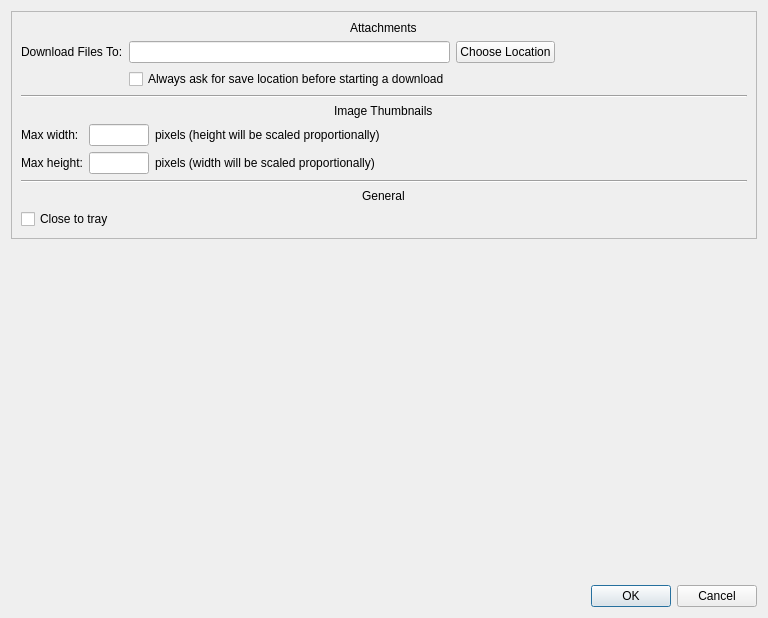
<?xml version="1.0" encoding="UTF-8"?>
<ui version="4.0">
 <class>SettingsWindow</class>
 <widget class="QDialog" name="SettingsWindow">
  <property name="geometry">
   <rect>
    <x>0</x>
    <y>0</y>
    <width>768</width>
    <height>618</height>
   </rect>
  </property>
  <property name="windowTitle">
   <string>Settings - Mattermost</string>
  </property>
  <layout class="QVBoxLayout" name="verticalLayout">
   <item>
    <widget class="QFrame" name="downloads">
     <property name="frameShape">
      <enum>QFrame::StyledPanel</enum>
     </property>
     <property name="frameShadow">
      <enum>QFrame::Raised</enum>
     </property>
     <layout class="QVBoxLayout" name="verticalLayout_2">
      <item alignment="Qt::AlignHCenter">
       <widget class="QLabel" name="downloadsTitle">
        <property name="text">
         <string>Attachments</string>
        </property>
       </widget>
      </item>
      <item>
       <layout class="QGridLayout" name="gridLayout">
        <item row="0" column="0">
         <widget class="QLabel" name="downloadLocationLabel">
          <property name="sizePolicy">
           <sizepolicy hsizetype="Minimum" vsizetype="Preferred">
            <horstretch>0</horstretch>
            <verstretch>0</verstretch>
           </sizepolicy>
          </property>
          <property name="maximumSize">
           <size>
            <width>500</width>
            <height>16777215</height>
           </size>
          </property>
          <property name="text">
           <string>Download Files To:</string>
          </property>
         </widget>
        </item>
        <item row="0" column="3">
         <widget class="QPushButton" name="downloadLocationButton">
          <property name="text">
           <string>Choose Location</string>
          </property>
         </widget>
        </item>
        <item row="0" column="2">
         <widget class="QLineEdit" name="downloadLocationValue">
          <property name="maximumSize">
           <size>
            <width>400</width>
            <height>16777215</height>
           </size>
          </property>
         </widget>
        </item>
        <item row="3" column="2">
         <widget class="QCheckBox" name="askLocationCheckBox">
          <property name="text">
           <string>Always ask for save location before starting a download</string>
          </property>
         </widget>
        </item>
        <item row="0" column="4">
         <spacer name="horizontalSpacer_3">
          <property name="orientation">
           <enum>Qt::Horizontal</enum>
          </property>
          <property name="sizeHint" stdset="0">
           <size>
            <width>40</width>
            <height>20</height>
           </size>
          </property>
         </spacer>
        </item>
       </layout>
      </item>
      <item>
       <widget class="Line" name="line">
        <property name="orientation">
         <enum>Qt::Horizontal</enum>
        </property>
       </widget>
      </item>
      <item alignment="Qt::AlignHCenter">
       <widget class="QLabel" name="imageThumbnailsTitle">
        <property name="text">
         <string>Image Thumbnails</string>
        </property>
       </widget>
      </item>
      <item>
       <layout class="QGridLayout" name="gridLayout_2">
        <item row="0" column="2">
         <widget class="QLabel" name="label">
          <property name="text">
           <string>pixels (height will be scaled proportionally)</string>
          </property>
         </widget>
        </item>
        <item row="1" column="2">
         <widget class="QLabel" name="label_2">
          <property name="text">
           <string>pixels (width will be scaled proportionally)</string>
          </property>
         </widget>
        </item>
        <item row="0" column="1">
         <widget class="QLineEdit" name="imageMaxWidthValue">
          <property name="maximumSize">
           <size>
            <width>60</width>
            <height>16777215</height>
           </size>
          </property>
         </widget>
        </item>
        <item row="1" column="1">
         <widget class="QLineEdit" name="imageMaxHeightValue">
          <property name="maximumSize">
           <size>
            <width>60</width>
            <height>16777215</height>
           </size>
          </property>
         </widget>
        </item>
        <item row="1" column="0">
         <widget class="QLabel" name="imageMaxHeightLabel">
          <property name="text">
           <string>Max height:</string>
          </property>
         </widget>
        </item>
        <item row="0" column="0">
         <widget class="QLabel" name="imageMaxWidthLabel">
          <property name="text">
           <string>Max width:</string>
          </property>
         </widget>
        </item>
        <item row="1" column="3">
         <spacer name="horizontalSpacer">
          <property name="orientation">
           <enum>Qt::Horizontal</enum>
          </property>
          <property name="sizeHint" stdset="0">
           <size>
            <width>40</width>
            <height>20</height>
           </size>
          </property>
         </spacer>
        </item>
        <item row="0" column="3">
         <spacer name="horizontalSpacer_2">
          <property name="orientation">
           <enum>Qt::Horizontal</enum>
          </property>
          <property name="sizeHint" stdset="0">
           <size>
            <width>40</width>
            <height>20</height>
           </size>
          </property>
         </spacer>
        </item>
       </layout>
      </item>
      <item>
       <widget class="Line" name="line">
        <property name="orientation">
         <enum>Qt::Horizontal</enum>
        </property>
       </widget>
      </item>
      <item alignment="Qt::AlignHCenter">
       <widget class="QLabel" name="imageThumbnailsTitle">
        <property name="text">
         <string>General</string>
        </property>
       </widget>
      </item>
      <item>
         <widget class="QCheckBox" name="closeToTray">
          <property name="text">
           <string>Close to tray</string>
          </property>
          <property name="toolTip">
           <string>After pressing close the application will close to tray, instead of closing entirely.</string>
          </property>
         </widget>
      </item>
     </layout>
    </widget>
   </item>
   <item>
    <spacer name="verticalSpacer">
     <property name="orientation">
      <enum>Qt::Vertical</enum>
     </property>
     <property name="sizeHint" stdset="0">
      <size>
       <width>20</width>
       <height>500</height>
      </size>
     </property>
    </spacer>
   </item>
   <item>
    <widget class="QDialogButtonBox" name="buttonBox">
     <property name="orientation">
      <enum>Qt::Horizontal</enum>
     </property>
     <property name="standardButtons">
      <set>QDialogButtonBox::Cancel|QDialogButtonBox::Ok</set>
     </property>
    </widget>
   </item>
  </layout>
 </widget>
 <resources/>
 <connections>
  <connection>
   <sender>buttonBox</sender>
   <signal>accepted()</signal>
   <receiver>SettingsWindow</receiver>
   <slot>accept()</slot>
   <hints>
    <hint type="sourcelabel">
     <x>248</x>
     <y>254</y>
    </hint>
    <hint type="destinationlabel">
     <x>157</x>
     <y>274</y>
    </hint>
   </hints>
  </connection>
  <connection>
   <sender>buttonBox</sender>
   <signal>rejected()</signal>
   <receiver>SettingsWindow</receiver>
   <slot>reject()</slot>
   <hints>
    <hint type="sourcelabel">
     <x>316</x>
     <y>260</y>
    </hint>
    <hint type="destinationlabel">
     <x>286</x>
     <y>274</y>
    </hint>
   </hints>
  </connection>
 </connections>
</ui>
